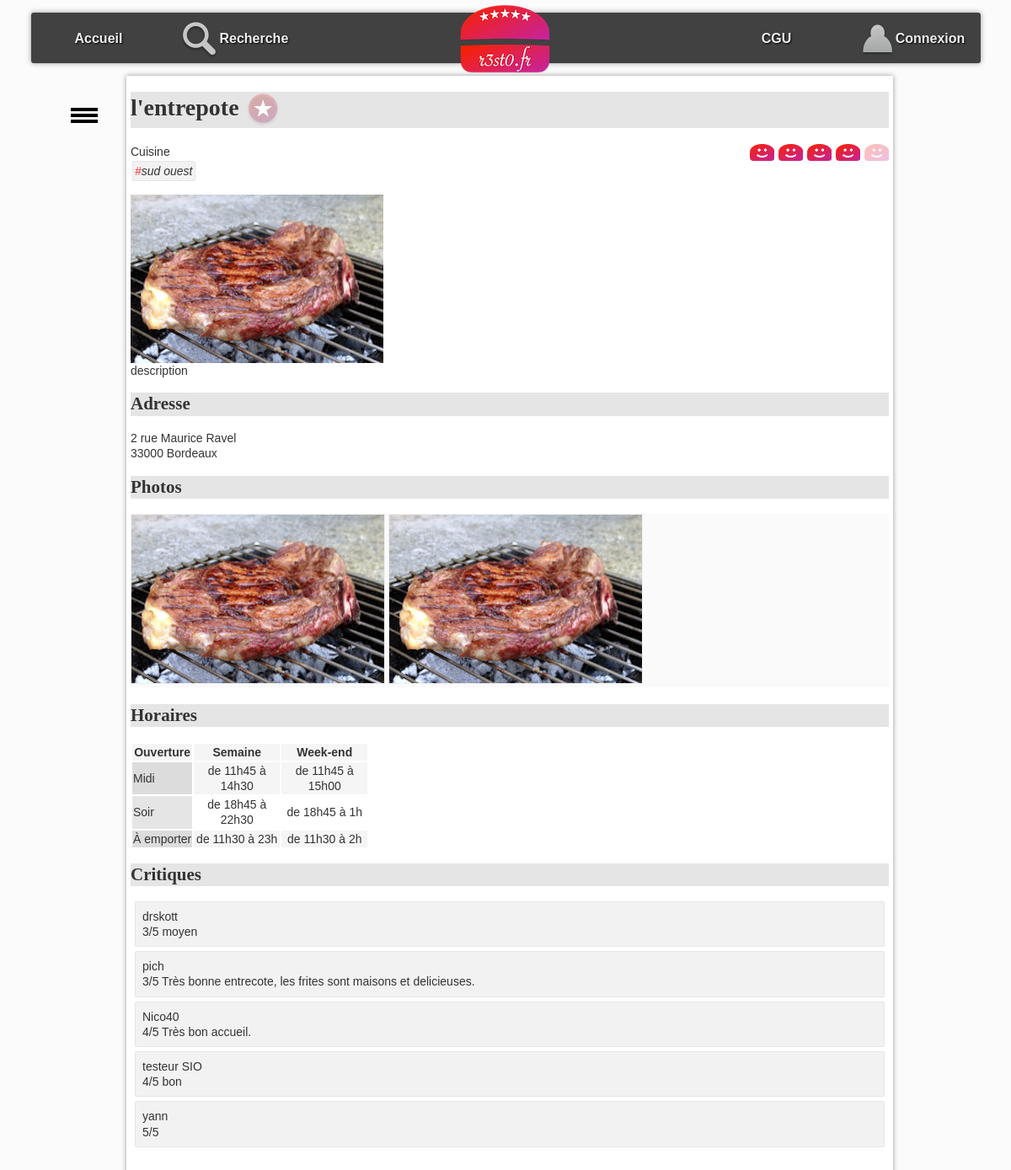
Page /?action=detail&idR=1 on the committed database.
### tables this page shows
CREATE TABLE IF NOT EXISTS `resto` (
  `idR` bigint NOT NULL,
  `nomR` varchar(255) DEFAULT NULL,
  `numAdrR` varchar(20) DEFAULT NULL,
  `voieAdrR` varchar(255) DEFAULT NULL,
  `cpR` char(5) DEFAULT NULL,
  `villeR` varchar(255) DEFAULT NULL,
  `latitudeDegR` float DEFAULT NULL,
  `longitudeDegR` float DEFAULT NULL,
  `descR` text,
  `horairesR` text,
  PRIMARY KEY (`idR`)
);

CREATE TABLE IF NOT EXISTS `typecuisine` (
  `idTC` bigint NOT NULL,
  `libelleTC` varchar(255) DEFAULT NULL,
  PRIMARY KEY (`idTC`)
);

CREATE TABLE IF NOT EXISTS `photo` (
  `idP` bigint NOT NULL,
  `cheminP` varchar(255) DEFAULT NULL,
  `idR` bigint DEFAULT NULL,
  PRIMARY KEY (`idP`),
  KEY `idR` (`idR`)
);

CREATE TABLE IF NOT EXISTS `critiquer` (
  `idR` bigint NOT NULL,
  `mailU` varchar(150) NOT NULL,
  `note` int DEFAULT NULL,
  `commentaire` varchar(4096) DEFAULT NULL,
  PRIMARY KEY (`idR`,`mailU`),
  KEY `mailU` (`mailU`)
);

CREATE TABLE IF NOT EXISTS `utilisateur` (
  `mailU` varchar(150) NOT NULL,
  `mdpU` varchar(50) DEFAULT NULL,
  `pseudoU` varchar(50) DEFAULT NULL,
  PRIMARY KEY (`mailU`)
);

### controleur/detailResto.php (called while the page is built, shortened)
<?php
include_once "$racine/modele/bd.resto.inc.php";
include_once "$racine/modele/bd.typecuisine.inc.php";
include_once "$racine/modele/bd.photo.inc.php";
include_once "$racine/modele/bd.critiquer.inc.php";
include_once "$racine/modele/bd.aimer.inc.php";
$idR = $_GET["idR"];
$unResto = getRestoByIdR($idR);
$lesTypesCuisine = getTypesCuisineByIdR($idR);
$lesPhotos = getPhotosByIdR($idR);
$noteMoy = round(getNoteMoyenneByIdR($idR), 0);
$mailU = getMailULoggedOn();
$aimer = getAimerById($mailU, $idR);
$critiques = getCritiquerByIdR($idR);
include "$racine/vue/entete.html.php";
include "$racine/vue/vueDetailResto.php";
include "$racine/vue/pied.html.php";
?>

### index.php (called while the page is built, shortened)
<?php
include "getRacine.php";
if (isset($_GET["action"])) {
    $action = $_GET["action"];
}
else {
    $action = "defaut";
}
$fichier = controleurPrincipal($action);
include "$racine/controleur/$fichier";
?>

### modele/bd.resto.inc.php (called while the page is built, shortened)
<?php
function getRestoByIdR($idR) {
    try {
        $cnx = connexionPDO();
        $req = $cnx->prepare("select * from resto where idR=:idR");
        $req->bindValue(':idR', $idR, PDO::PARAM_INT);
        $req->execute();
        $resultat = $req->fetch(PDO::FETCH_ASSOC);
    } catch (PDOException $e) {
        print "Erreur !: " . $e->getMessage();
        die();
    }
    return $resultat;
}
?>

### modele/bd.aimer.inc.php (called while the page is built, shortened)
<?php
function getAimerById($mailU, $idR){
    try {
        $cnx = connexionPDO();
        $req = $cnx->prepare("select * from aimer where mailU=:mailU and  idR=:idR");
        $req->bindValue(':idR', $idR, PDO::PARAM_INT);
        $req->bindValue(':mailU', $mailU, PDO::PARAM_STR);
        $req->execute();
        $resultat = $req->fetch(PDO::FETCH_ASSOC);
    } catch (PDOException $e) {
        print "Erreur !: " . $e->getMessage();
        die();
    }
    return $resultat;
}
?>

### modele/bd.critiquer.inc.php (called while the page is built, shortened)
<?php
function getCritiquerByIdR($idR) {
    $resultat = array();
    try {
        $cnx = connexionPDO();
        $req = $cnx->prepare("select c.idR, c.note, c.mailU, c.commentaire, u.pseudoU from critiquer c, utilisateur u where c.idR=:idR AND c.mailU=u.mailU");
        $req->bindValue(':idR', $idR, PDO::PARAM_INT);
        $req->execute();
        $ligne = $req->fetch(PDO::FETCH_ASSOC);
        while ($ligne) {
            $resultat[] = $ligne;
            $ligne = $req->fetch(PDO::FETCH_ASSOC);
        }
    } catch (PDOException $e) {
        print "Erreur !: " . $e->getMessage();
        die();
    }
    return $resultat;
}
function getNoteMoyenneByIdR($idR) {
    try {
        $cnx = connexionPDO();
        $req = $cnx->prepare("select avg(note) from critiquer where idR=:idR");
        $req->bindValue(':idR', $idR, PDO::PARAM_INT);
        $req->execute();
        $resultat = $req->fetch(PDO::FETCH_ASSOC);
    } catch (PDOException $e) {
        print "Erreur !: " . $e->getMessage();
        die();
    }
    if ($req->rowCount()>0){
        return $resultat["avg(note)"];
    }
    else{
        return 0;
    }
}
?>

### modele/bd.typecuisine.inc.php (called while the page is built, shortened)
<?php
function getTypesCuisineByIdR($idR){
    $resultat = array();
    try {
        $cnx = connexionPDO();
        $req = $cnx->prepare("select typeCuisine.* from typeCuisine,proposer where typeCuisine.idTC = proposer.idTC and proposer.idR = :idR");
        $req->bindValue(':idR', $idR, PDO::PARAM_INT);
        $req->execute();
        $ligne = $req->fetch(PDO::FETCH_ASSOC);
        while ($ligne) {
            $resultat[] = $ligne;
            $ligne = $req->fetch(PDO::FETCH_ASSOC);
        }
    } catch (PDOException $e) {
        print "Erreur !: " . $e->getMessage();
        die();
    }
    return $resultat;
}
?>

### modele/bd.photo.inc.php (called while the page is built, shortened)
<?php
function getPhotosByIdR($idR) {
    $resultat = array();
    try {
        $cnx = connexionPDO();
        $req = $cnx->prepare("select * from photo where idR=:idR");
        $req->bindValue(':idR', $idR, PDO::PARAM_INT);
        $req->execute();
        $ligne = $req->fetch(PDO::FETCH_ASSOC);
        while ($ligne) {
            $resultat[] = $ligne;
            $ligne = $req->fetch(PDO::FETCH_ASSOC);
        }
    } catch (PDOException $e) {
        print "Erreur !: " . $e->getMessage();
        die();
    }
    return $resultat;
}
?>

### vue/vueDetailResto.php (the view, shortened to what this page needs)
<h1><?= $unResto['nomR']; ?>
    <?php if ($aimer != 0) { ?>
        <a href="./?action=aimer&idR=<?= $unResto['idR']; ?>" ><img class="aimer" src="images/aime.png" alt="j'aime ce restaurant"></a>
    <?php } else { ?>
        <a href="./?action=aimer&idR=<?= $unResto['idR']; ?>" ><img class="aimer" src="images/aimepas.png" alt="je n'aime pas encore ce restaurant"></a>
    <?php } ?>
</h1>
<span id="note">
    <?php for ($i = 1; $i <= 5; $i++) { ?>
        <a class="aimer" href="./?action=noter&note=<?= $i ?>&idR=<?= $unResto['idR']; ?>" >
            <?php if ($i <= $noteMoy) { ?>
                <img class="note" src="images/like.png" alt="">
            <?php } else {
                ?>
                <img class="note" src="images/neutre.png" alt="line neutre">
            <?php } ?>
        </a>
    <?php } ?>
</span>
<section>
    Cuisine <br />
    <ul id="tagFood">
        <?php for ($j = 0; $j < count($lesTypesCuisine); $j++) { ?>
            <li class="tag"><span class="tag">#</span><?= $lesTypesCuisine[$j]["libelleTC"] ?></li>
        <?php } ?>
    </ul>
</section>
<p id="principal">
    <?php if (count($lesPhotos) > 0) { ?>
        <img src="photos/<?= $lesPhotos[0]["cheminP"] ?>" alt="photo du restaurant" />
    <?php } ?>
    <br />
    <?= $unResto['descR']; ?>
</p>
<h2 id="adresse">
    Adresse
</h2>
<p>
    <?= $unResto['numAdrR']; ?>
    <?= $unResto['voieAdrR']; ?><br />
    <?= $unResto['cpR']; ?>
    <?= $unResto['villeR']; ?>
</p>
<h2 id="photos">
    Photos
</h2>
<ul id="galerie">
    <?php for ($i = 0; $i < count($lesPhotos); $i++) { ?>
        <li> <img class="galerie" src="photos/<?= $lesPhotos[$i]["cheminP"] ?>" alt="" /></li>
    <?php } ?>
</ul>
<h2 id="horaires">
    Horaires
</h2>
<?= $unResto['horairesR']; ?>
<h2 id="crit">Critiques</h2>
<ul id="critiques">
    <?php for ($i = 0; $i < count($critiques); $i++) { ?>
        <li>
            <span>
                <?= $critiques[$i]["pseudoU"] ?>
            </span>
            <div>
                <span>
                    <?php
                    if ($critiques[$i]["note"]) {
                        echo $critiques[$i]["note"] . "/5";
                    }
                    ?>
                </span>
                <span><?= $critiques[$i]["commentaire"] ?> </span>
            </div>
        </li>
    <?php } ?>
</ul>

### css/base.css (style rules this page uses)
:root { --largeurPage: 900px; --largeurMenuCont : 200px; --margeCalc: calc((100% - var(--largeurPage)) / 2); --margeMenuHaut : 15px; --hauteurMenuGene:60px; --coulA1:#5A7694; --coulA2:#D7E5ED; --coulB1:#566459; --coulB2:#90974A; --coulC:#CDBCA0; --fondC:#fcfbfb; --padding_cote:5px; }
body { font-family: Arial; color : #333; font-size : 14px; line-height : 1.3; scroll-behavior: smooth; background-color : var(--fondC); }
a.aimer { text-decoration: none; }

### css/cgu.css (style rules this page uses)
h1,h2,h3,h4 { font-family: Futura; background-color : rgba(0,0,0,0.1); }
td.cell { text-align : center; width : 100px; }
td.label { background-color : rgba(0,0,0,0.1); }
tr:nth-child(odd) { background-color : rgb(245,245,245); }

### css/corps.css (style rules this page uses)
#tagFood { display:inline-block; padding-left : 0px; font-style: italic; margin : 0px; }
li.tag { display:inline-block; border:1px solid rgba(0,0,0,0.05); background-color:rgba(0,0,0,0.05); padding:2px; margin:2px; border-radius: 2px; }
span.tag { color:rgb(255,50,50); }
#galerie { margin-top : 0px; margin-bottom : 20px; padding-left : 0px; background-color : rgb(250,250,250); }
#galerie li { display : inline-block; }
img.note { padding-left : 1px; vertical-align : sub; }
img.galerie { border:1px solid rgb(239,239,239); }
#note { float : right; }
img.aimer { vertical-align : middle; }
#critiques { list-style-type : none; padding-left : 0px; }
#critiques>li { border:1px solid rgba(0,0,0,0.05); background-color:rgba(0,0,0,0.05); padding:8px; margin:5px; border-radius: 2px; }

### rows in the picture
resto: nomR "l'entrepote", descR "description", numAdrR "2", voieAdrR "rue Maurice Ravel", cpR "33000", villeR "Bordeaux", horairesR "Ouverture Semaine Week-end Midi de 11h45 à 14h30 de 11h45 à 15h00 Soir de 18h45 à 22h30 de 18h45 à 1h À emporter de 11h30 à 23h de 11h30 à 2h"
typecuisine: libelleTC "sud ouest"
photo: cheminP (picture)
photo: cheminP (picture)
critiquer: mailU.pseudoU "drskott", note "3", commentaire "moyen"
critiquer: mailU.pseudoU "pich", note "3", commentaire "Très bonne entrecote, les frites sont maisons et delicieuses."
critiquer: mailU.pseudoU "Nico40", note "4", commentaire "Très bon accueil."
critiquer: mailU.pseudoU "testeur SIO", note "4", commentaire "bon"
critiquer: mailU.pseudoU "yann", note "5"
